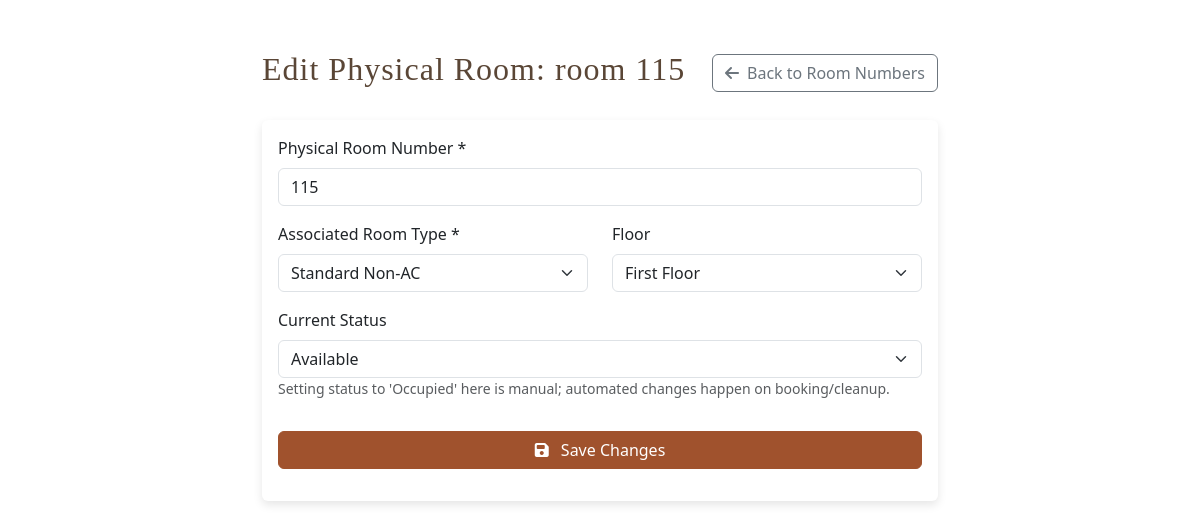
Page /edit_room_number.php?id=47 on the committed database.
### tables this page shows
CREATE TABLE `room_numbers` (
  `id` int(11) NOT NULL,
  `room_type_id` int(11) NOT NULL,
  `floor` varchar(50) NOT NULL,
  `room_number` varchar(10) NOT NULL,
  `status` enum('Available','Occupied','Maintenance','Cleaning') DEFAULT 'Available'
);

CREATE TABLE `rooms` (
  `id` int(11) NOT NULL,
  `name` varchar(255) NOT NULL,
  `description` text DEFAULT NULL,
  `price` decimal(10,2) DEFAULT NULL,
  `discount_price` decimal(10,2) DEFAULT NULL,
  `extra_bed_price` decimal(10,2) DEFAULT 0.00,
  `max_extra_beds` int(11) DEFAULT 0,
  `size` varchar(50) DEFAULT NULL,
  `bed_type` varchar(100) DEFAULT NULL,
  `guests` varchar(50) DEFAULT NULL,
  `floor` varchar(50) DEFAULT NULL,
  `rating` decimal(2,1) DEFAULT NULL,
  `reviews` int(11) DEFAULT NULL,
  `image` varchar(255) DEFAULT NULL,
  `ac_status` enum('AC','Non-AC') DEFAULT 'AC',
  `amenities` text DEFAULT NULL,
  `features` text DEFAULT NULL,
  `policies` text DEFAULT NULL,
  `created_at` timestamp NOT NULL DEFAULT current_timestamp(),
  `status` enum('Available','Occupied','Cleaning') DEFAULT 'Available'
);

### edit_room_number.php (the view, shortened to what this page needs)
<?php
include 'db.php';
$rn_id = isset($_REQUEST['id']) ? intval($_REQUEST['id']) : 0;
if ($rn_id > 0) {
    $sql_fetch = "
        SELECT rn.*, r.name AS room_type_name
        FROM room_numbers rn
        JOIN rooms r ON rn.room_type_id = r.id
        WHERE rn.id = $rn_id
    ";
    $result = mysqli_query($conn, $sql_fetch);
    $room_number_data = mysqli_fetch_assoc($result);
} else {
    die("<div class='container mt-5'><div class='alert alert-danger'>Error: Invalid Room Number ID provided.</div></div>");
}
$all_room_types = [];
$sql_types = "SELECT id, name FROM rooms ORDER BY name ASC";
$result_types = mysqli_query($conn, $sql_types);
if ($result_types) {
    while ($row = mysqli_fetch_assoc($result_types)) {
        $all_room_types[] = $row;
    }
}
?>
<!DOCTYPE html>
<html lang="en">
<head>
    <link href="https://cdn.jsdelivr.net/npm/bootstrap@5.3.3/dist/css/bootstrap.min.css" rel="stylesheet">
    <link rel="stylesheet" href="https://cdnjs.cloudflare.com/ajax/libs/font-awesome/6.4.0/css/all.min.css">
</head>
<body>
<div class="container">
    <div class="d-flex justify-content-between align-items-center mb-4">
        <h2>Edit Physical Room: room <?php echo htmlspecialchars($room_number_data['room_number']); ?></h2>
        <a href="admin_dashboard.php?section=manage-room-numbers-section" class="btn btn-outline-secondary"><i class="fas fa-arrow-left me-2"></i>Back to Room Numbers</a>
    </div>
    <div class="card">
        <div class="card-body">
            <form method="POST">
                <div class="mb-3">
                    <label for="room_number" class="form-label">Physical Room Number *</label>
                    <input type="text" class="form-control" id="room_number" name="room_number"
                           value="<?php echo htmlspecialchars($room_number_data['room_number']); ?>" required>
                </div>
                <div class="row">
                    <div class="col-md-6 mb-3">
                        <label for="room_type_id" class="form-label">Associated Room Type *</label>
                        <select class="form-select" id="room_type_id" name="room_type_id" required>
                            <?php foreach ($all_room_types as $type): ?>
                                <option value="<?php echo $type['id']; ?>"
                                    <?php echo ($type['id'] == $room_number_data['room_type_id']) ? 'selected' : ''; ?>>
                                    <?php echo htmlspecialchars($type['name']); ?>
                                </option>
                            <?php endforeach; ?>
                        </select>
                    </div>
                    <div class="col-md-6 mb-3">
                        <label for="floor" class="form-label">Floor</label>
                        <select class="form-select" id="floor" name="floor" required>
                            <?php
                            $floors = ['Ground Floor', 'First Floor', 'Second Floor', 'Third Floor', 'Fourth Floor'];
                            foreach ($floors as $floor_name): ?>
                                <option value="<?php echo $floor_name; ?>"
                                    <?php echo ($floor_name == $room_number_data['floor']) ? 'selected' : ''; ?>>
                                    <?php echo $floor_name; ?>
                                </option>
                            <?php endforeach; ?>
                        </select>
                    </div>
                </div>
                <div class="mb-3">
                    <label for="status" class="form-label">Current Status</label>
                    <select class="form-select" id="status" name="status" required>
                        <?php
                        $statuses = ['Available', 'Occupied', 'Maintenance'];
                        foreach ($statuses as $status_name): ?>
                            <option value="<?php echo $status_name; ?>"
                                <?php echo ($status_name == $room_number_data['status']) ? 'selected' : ''; ?>>
                                <?php echo $status_name; ?>
                            </option>
                        <?php endforeach; ?>
                    </select>
                    <small class="text-muted">Setting status to 'Occupied' here is manual; automated changes happen on booking/cleanup.</small>
                </div>
                <button type="submit" class="btn btn-custom mt-3 w-100">
                    <i class="fas fa-save me-2"></i> Save Changes
                </button>
            </form>
        </div>
    </div>
</div>
</body>
</html>

### assets/css/style.css (style rules this page uses)
body { margin: 0; font-family: 'Playfair Display', serif; background-color: #fdfbf6; }
h1, h2, h3, .hero-section h1 { font-family: 'Playfair Display', serif; font-weight: 700; letter-spacing: 1px; }
a, .hero-section p { font-family: 'Inter', sans-serif; line-height: 1.6; text-align: left; }
.btn { padding: 8px 16px; background: #f9f5ef; border: 1px solid #e6d8c2; border-radius: 10px; text-decoration: none; font-weight: 600; color: #444; transition: all 0.3s ease; }
.btn { display: inline-block; padding: 8px 15px; background: #f5e6cc; border-radius: 10px; text-decoration: none; font-weight: bold; color: #444; transition: background 0.3s; }
.btn { padding: 12px 24px; border-radius: 10px; font-weight: 600; text-decoration: none; transition: 0.3s; }

### edit_room_number.php (style rules this page uses)
.container { max-width: 700px; margin-top: 50px; }
.card { border: none; box-shadow: 0 4px 10px rgba(0,0,0,0.1); }
.btn-custom { background-color: #a0522d; border-color: #a0522d; color: white; }
h2 { color: #5a4636; }

### rows in the picture
room_numbers: room_number "115", room_type_id "Standard Non-AC", floor "First Floor", status "Available"
